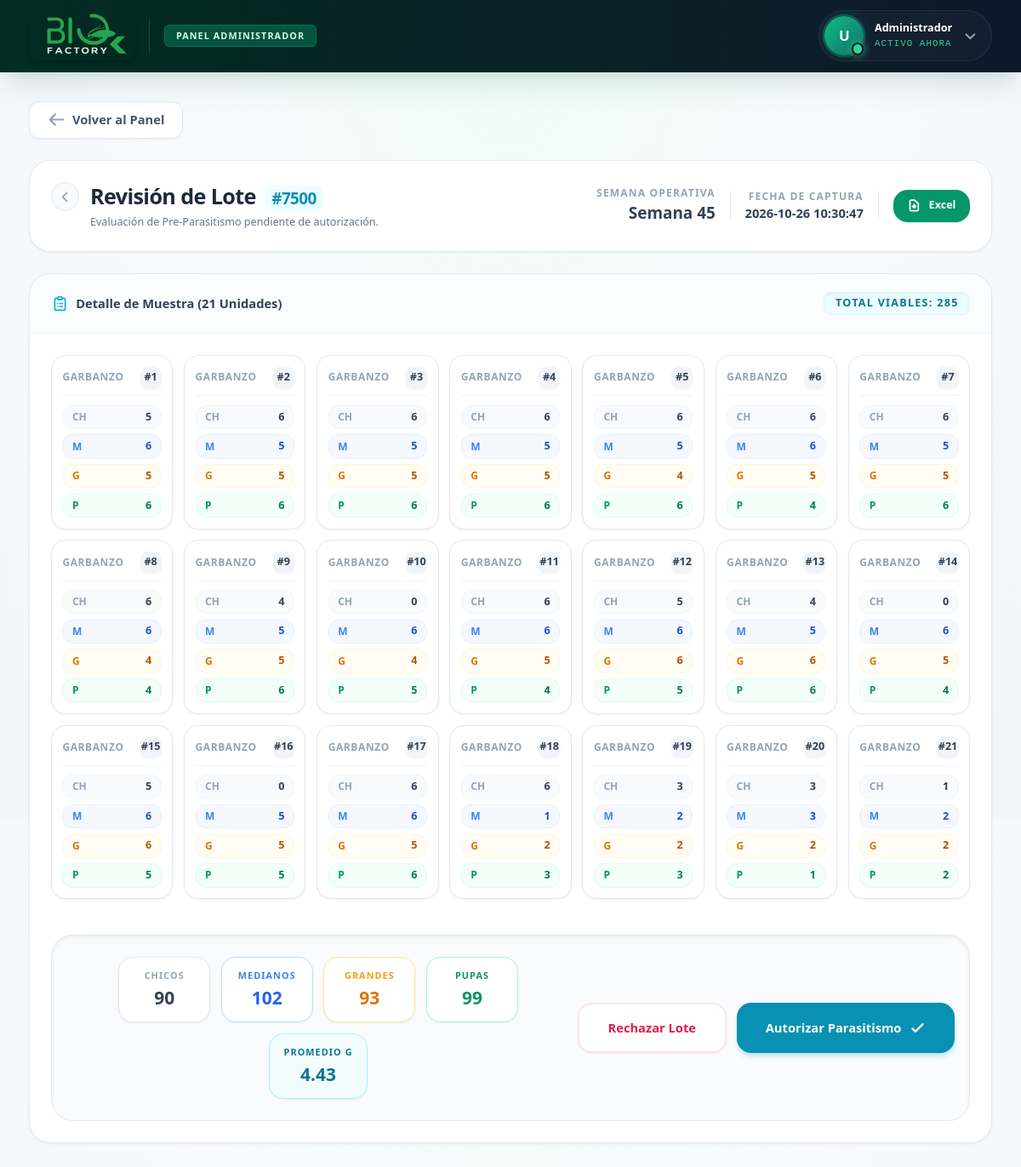
Screenshot of /admin/catopar/pre/revision/10 with the database file from the repository.
### tables this page shows
CREATE TABLE PRE_PARASITISMO (
    id_pre INTEGER PRIMARY KEY AUTOINCREMENT,
    id_lote TEXT NOT NULL,
    viables INTEGER NOT NULL,
    id_operador INTEGER NOT NULL,
    fecha_registro TEXT NOT NULL
, detalles_garbanzo, semana INTEGER, chicas INTEGER DEFAULT 0, medianas INTEGER DEFAULT 0, grandes INTEGER DEFAULT 0, estatus TEXT DEFAULT 'Pendiente', promedio_grandes REAL DEFAULT 0.0, pupas INTEGER DEFAULT 0);

CREATE TABLE PRE_PARASITISMO_DETALLE (
    id_detalle INTEGER PRIMARY KEY AUTOINCREMENT,
    id_pre INTEGER NOT NULL,
    num_garbanzo INTEGER NOT NULL,
    chicas INTEGER DEFAULT 0,
    medianas INTEGER DEFAULT 0,
    grandes INTEGER DEFAULT 0, pupas,
    FOREIGN KEY (id_pre) REFERENCES PRE_PARASITISMO(id_pre) ON DELETE CASCADE
);

### routes/admin.py (the view)
@admin_bp.route('/catopar/pre/revision/<int:id_pre>')
def catopar_pre_revision(id_pre):
    try:
        conn = get_db_connection()
        cursor = conn.cursor()
        cursor.execute("SELECT * FROM PRE_PARASITISMO WHERE id_pre = ?", (id_pre,))
        lote = cursor.fetchone()
        if not lote:
            flash("El registro solicitado no existe.", "error")
            return redirect(url_for('admin.catopar_pre'))
        cursor.execute("SELECT * FROM PRE_PARASITISMO_DETALLE WHERE id_pre = ? ORDER BY num_garbanzo", (id_pre,))
        detalles = cursor.fetchall()
        conn.close()
        return render_template('admin/catopar/pre_revision.html', lote=lote, detalles=detalles)
    except Exception as e:
        print("Error en Revisión Pre:", e)
        return redirect(url_for('admin.catopar_pre'))

### routes/admin.py (called while the page is built)
def get_db_connection():
    conn = sqlite3.connect('Bd_SIO-AGRO.db', isolation_level=None)
    conn.row_factory = sqlite3.Row
    return conn

### templates/admin/catopar/pre_revision.html (shortened to what this page needs)
{% extends "admin/base_admin.html" %}
{% block content %}
<div class="w-full max-w-6xl mx-auto flex flex-col gap-6 pb-24 mb-12">
    <div
        class="flex flex-col md:flex-row justify-between items-start md:items-center gap-4 bg-white p-6 rounded-3xl shadow-sm border border-slate-200">
        <div>
            <div class="flex items-center gap-3 mb-1">
                <a href="{{ url_for('admin.catopar_pre') }}"
                    class="w-8 h-8 rounded-full bg-slate-50 hover:bg-slate-100 flex items-center justify-center text-slate-400 hover:text-slate-600 transition-colors border border-slate-200">
                    <svg class="w-4 h-4" fill="none" stroke="currentColor" viewBox="0 0 24 24">
                        <path stroke-linecap="round" stroke-linejoin="round" stroke-width="2.5" d="M15 19l-7-7 7-7">
                        </path>
                    </svg>
                </a>
                <h1 class="text-2xl font-black text-slate-800 tracking-tight">Revisión de Lote <span
                        class="text-cyan-600 font-bold text-lg bg-cyan-50 px-2 py-0.5 rounded-lg ml-1">#{{ lote.id_lote
                        }}</span></h1>
            </div>
            <p class="text-xs text-slate-500 font-medium ml-11">Evaluación de Pre-Parasitismo pendiente de autorización.
            </p>
        </div>
        <div class="flex items-center gap-4 flex-wrap">
            <div class="flex flex-col items-end">
                <span class="text-[10px] font-black text-slate-400 uppercase tracking-widest">Semana Operativa</span>
                <span class="text-lg font-black text-slate-700">Semana {{ lote.semana if lote.semana else '--' }}</span>
            </div>
            <div class="flex flex-col items-end">
                <span class="text-[10px] font-black text-slate-400 uppercase tracking-widest">Fecha de Captura</span>
                <span class="text-sm font-bold text-slate-700">{{ lote.fecha_registro }}</span>
            </div>
            <div>
                <a href="{{ url_for('admin.exportar_pre_excel', id_pre=lote.id_pre) }}"
                    class="inline-flex items-center gap-2 px-4 py-2.5 bg-emerald-600 hover:bg-emerald-700 text-white text-xs font-black rounded-2xl shadow-sm shadow-emerald-600/20 transition-all">
                    <svg class="w-4 h-4" fill="none" stroke="currentColor" viewBox="0 0 24 24">
                        <path stroke-linecap="round" stroke-linejoin="round" stroke-width="2.5"
                            d="M12 10v6m0 0l-3-3m3 3l3-3m2 8H7a2 2 0 01-2-2V5a2 2 0 012-2h5.586a1 1 0 01.707.293l5.414 5.414a1 1 0 01.293.707V19a2 2 0 01-2 2z">
                        </path>
                    </svg>
                    Excel
                </a>
            </div>
        </div>
    </div>
    <div class="bg-white rounded-3xl shadow-sm border border-slate-200 overflow-hidden">
        <div class="px-6 py-5 border-b border-slate-100 bg-slate-50/50 flex justify-between items-center">
            <h3 class="text-sm font-bold text-slate-700 flex items-center gap-2">
                Detalle de Muestra (21 Unidades)
            </h3>
            <span
                class="px-3 py-1 bg-cyan-50 text-cyan-700 text-xs font-black rounded-lg border border-cyan-100 uppercase tracking-widest shadow-inner">
                Total Viables: {{ lote.viables }}
            </span>
        </div>
        <div class="p-6">
            <div class="grid grid-cols-2 sm:grid-cols-3 md:grid-cols-4 lg:grid-cols-7 gap-3 mb-10">
                {% for d in detalles %}
                <div
                    class="bg-white border border-slate-200 hover:border-cyan-400 rounded-2xl p-3 flex flex-col gap-2.5 shadow-sm hover:shadow-md transition-all relative group">
                    <div class="flex items-center justify-between border-b border-slate-100 pb-2">
                        <span class="text-[10px] font-black uppercase tracking-wider text-slate-400">Garbanzo</span>
                        <span
                            class="w-6 h-6 rounded-lg bg-slate-100 group-hover:bg-cyan-600 group-hover:text-white text-slate-700 font-black text-xs flex items-center justify-center transition-colors shadow-sm">
                            #{{ d.num_garbanzo }}
                        </span>
                    </div>
                    <div class="flex flex-col gap-1.5">
                        <div
                            class="flex justify-between items-center bg-slate-50 px-2.5 py-1 rounded-xl border border-slate-100/80">
                            <span class="text-[10px] font-black text-slate-400 uppercase">CH</span>
                            <span class="text-xs font-black text-slate-700">{{ d.chicas }}</span>
                        </div>
                        <div
                            class="flex justify-between items-center bg-blue-50/60 px-2.5 py-1 rounded-xl border border-blue-100/60">
                            <span class="text-[10px] font-black text-blue-500 uppercase">M</span>
                            <span class="text-xs font-black text-blue-700">{{ d.medianas }}</span>
                        </div>
                        <div
                            class="flex justify-between items-center bg-amber-50/60 px-2.5 py-1 rounded-xl border border-amber-100/60">
                            <span class="text-[10px] font-black text-amber-600 uppercase">G</span>
                            <span class="text-xs font-black text-amber-700">{{ d.grandes }}</span>
                        </div>
                        <div
                            class="flex justify-between items-center bg-emerald-50/60 px-2.5 py-1 rounded-xl border border-emerald-100/60">
                            <span class="text-[10px] font-black text-emerald-600 uppercase">P</span>
                            <span class="text-xs font-black text-emerald-700">{{ d.pupas if d.pupas is not none else 0
                                }}</span>
                        </div>
                    </div>
                </div>
                {% endfor %}
            </div>
            <form action="{{ url_for('admin.autorizar_pre') }}" method="POST"
                class="flex flex-col lg:flex-row items-center justify-between gap-6 bg-slate-50/80 p-6 rounded-3xl border border-slate-200 shadow-inner">
                <div class="flex flex-wrap gap-3 w-full lg:w-auto justify-center">
                    <div
                        class="flex flex-col text-center px-4 py-3 bg-white rounded-2xl shadow-sm border border-slate-200 min-w-[90px]">
                        <span class="text-[9px] uppercase tracking-widest font-black text-slate-400 mb-1">Chicos</span>
                        <span class="text-xl font-black text-slate-700">{{ lote.chicas }}</span>
                    </div>
                    <div
                        class="flex flex-col text-center px-4 py-3 bg-white rounded-2xl shadow-sm border border-blue-200 min-w-[90px]">
                        <span class="text-[9px] uppercase tracking-widest font-black text-blue-500 mb-1">Medianos</span>
                        <span class="text-xl font-black text-blue-600">{{ lote.medianas }}</span>
                    </div>
                    <div
                        class="flex flex-col text-center px-4 py-3 bg-white rounded-2xl shadow-sm border border-amber-200 min-w-[90px]">
                        <span class="text-[9px] uppercase tracking-widest font-black text-amber-500 mb-1">Grandes</span>
                        <span class="text-xl font-black text-amber-600">{{ lote.grandes }}</span>
                    </div>
                    <div
                        class="flex flex-col text-center px-4 py-3 bg-white rounded-2xl shadow-sm border border-emerald-200 min-w-[90px]">
                        <span class="text-[9px] uppercase tracking-widest font-black text-emerald-600 mb-1">Pupas</span>
                        <span class="text-xl font-black text-emerald-600">{{ lote.pupas if lote.pupas is not none else 0
                            }}</span>
                    </div>
                    <div
                        class="flex flex-col text-center px-4 py-3 bg-cyan-50/50 rounded-2xl shadow-sm border border-cyan-200 min-w-[90px]">
                        <span class="text-[9px] uppercase tracking-widest font-black text-cyan-700 mb-1">Promedio
                            G</span>
                        <span class="text-xl font-black text-cyan-700">{{ lote.promedio_grandes if lote.promedio_grandes
                            is not none else '0.0' }}</span>
                    </div>
                </div>
                <div class="flex gap-3 w-full lg:w-auto mt-4 lg:mt-0 justify-center">
                    {% if lote.estatus == 'Pendiente' %}
                    <button type="submit" name="decision" value="rechazar"
                        class="flex-1 lg:flex-none px-8 py-4 bg-white border-2 border-rose-100 hover:bg-rose-50 hover:border-rose-300 text-rose-600 text-sm font-bold rounded-2xl transition-all shadow-sm active:scale-95">
                        Rechazar Lote
                    </button>
                    <button type="submit" name="decision" value="autorizar"
                        class="flex-1 lg:flex-none px-8 py-4 bg-cyan-600 hover:bg-cyan-700 text-white text-sm font-bold rounded-2xl shadow-md shadow-cyan-600/20 transition-all active:scale-95 flex items-center justify-center gap-2">
                        Autorizar Parasitismo
                        <svg class="w-5 h-5" fill="none" stroke="currentColor" viewBox="0 0 24 24">
                            <path stroke-linecap="round" stroke-linejoin="round" stroke-width="2.5" d="M5 13l4 4L19 7">
                            </path>
                        </svg>
                    </button>
                    {% endif %}
                </div>
            </form>
        </div>
    </div>
</div>
{% endblock %}

### templates/admin/base_admin.html (style rules this page uses)
html { scroll-behavior: smooth; font-size: 14px; }
@media (min-width: 1024px) { html { zoom: 120%; } }

### rows the page displays
PRE_PARASITISMO: id_lote "7500", semana "45", fecha_registro "2026-10-26 10:30:47", viables "285", chicas "90", medianas "102", grandes "93", pupas "99", promedio_grandes "4.43"
PRE_PARASITISMO_DETALLE: num_garbanzo "1", chicas "5", medianas "6", grandes "5", pupas "6"
PRE_PARASITISMO_DETALLE: num_garbanzo "2", chicas "6", medianas "5", grandes "5", pupas "6"
PRE_PARASITISMO_DETALLE: num_garbanzo "3", chicas "6", medianas "5", grandes "5", pupas "6"
PRE_PARASITISMO_DETALLE: num_garbanzo "4", chicas "6", medianas "5", grandes "5", pupas "6"
PRE_PARASITISMO_DETALLE: num_garbanzo "5", chicas "6", medianas "5", grandes "4", pupas "6"
PRE_PARASITISMO_DETALLE: num_garbanzo "6", chicas "6", medianas "6", grandes "5", pupas "4"
PRE_PARASITISMO_DETALLE: num_garbanzo "7", chicas "6", medianas "5", grandes "5", pupas "6"
PRE_PARASITISMO_DETALLE: num_garbanzo "8", chicas "6", medianas "6", grandes "4", pupas "4"
PRE_PARASITISMO_DETALLE: num_garbanzo "9", chicas "4", medianas "5", grandes "5", pupas "6"
PRE_PARASITISMO_DETALLE: num_garbanzo "10", chicas "0", medianas "6", grandes "4", pupas "5"
PRE_PARASITISMO_DETALLE: num_garbanzo "11", chicas "6", medianas "6", grandes "5", pupas "4"
PRE_PARASITISMO_DETALLE: num_garbanzo "12", chicas "5", medianas "6", grandes "6", pupas "5"
PRE_PARASITISMO_DETALLE: num_garbanzo "13", chicas "4", medianas "5", grandes "6", pupas "6"
PRE_PARASITISMO_DETALLE: num_garbanzo "14", chicas "0", medianas "6", grandes "5", pupas "4"
PRE_PARASITISMO_DETALLE: num_garbanzo "15", chicas "5", medianas "6", grandes "6", pupas "5"
PRE_PARASITISMO_DETALLE: num_garbanzo "16", chicas "0", medianas "5", grandes "5", pupas "5"
PRE_PARASITISMO_DETALLE: num_garbanzo "17", chicas "6", medianas "6", grandes "5", pupas "6"
PRE_PARASITISMO_DETALLE: num_garbanzo "18", chicas "6", medianas "1", grandes "2", pupas "3"
PRE_PARASITISMO_DETALLE: num_garbanzo "19", chicas "3", medianas "2", grandes "2", pupas "3"
PRE_PARASITISMO_DETALLE: num_garbanzo "20", chicas "3", medianas "3", grandes "2", pupas "1"
PRE_PARASITISMO_DETALLE: num_garbanzo "21", chicas "1", medianas "2", grandes "2", pupas "2"

### other values shown
{{ session.get('nombre', 'U')[0]|upper if session.get('nombre') else 'U' }} "U"
{{ session.get('nombre', 'Administrador') }} "Administrador"
